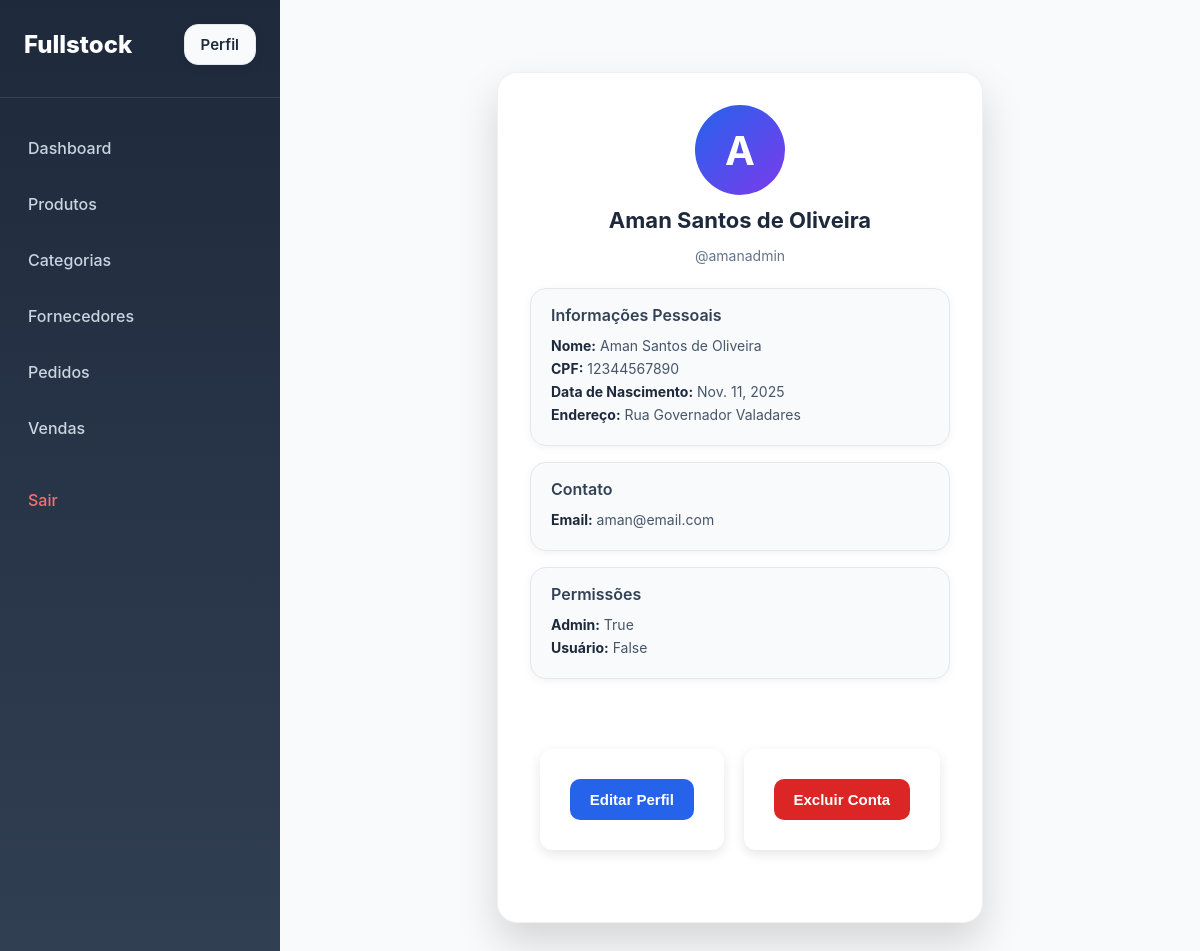
Screenshot of /profile/ (signed in) with the database file from the repository.
### stock/models.py (models this page shows, shortened)
class AdaptedUser(AbstractUser):
    name = models.CharField(max_length=100, null=False)
    cpf = models.CharField(max_length=11, unique=True, null=False)
    address = models.CharField(max_length=50, null=False)
    birthDate = models.DateField(null=True)
    email = models.EmailField(max_length=254, null=False)
    @property
    def is_admin(self):
        return self.is_staff or self.is_superuser or self.groups.filter(name="ADMIN").exists()
    @property
    def is_user(self):
        return self.groups.filter(name="USER").exists()

### stock/views.py (the view)
# urls.py: path("profile/", views.UserProfileView.as_view(), name="userProfile"),
@method_decorator(login_required, name='dispatch')
class UserProfileView(TemplateView):
    template_name = "stock/user-profile.html"

### stock/templates/stock/user-profile.html (shortened to what this page needs)
{% extends 'base.html' %}
{% block main %}
<div class="profile-wrapper">
    <div class="profile-card">
        <div class="profile-header">
            <div class="avatar">
                {{ user.name|slice:":1" }}
            </div>
            <h2>{{ user.name }}</h2>
            <p class="username">@{{ user.username }}</p>
        </div>
        <div class="profile-info">
            <div class="info-card">
                <h3>Informações Pessoais</h3>
                <ul>
                    <li><strong>Nome:</strong> {{ user.name }}</li>
                    <li><strong>CPF:</strong> {{ user.cpf }}</li>
                    <li><strong>Data de Nascimento:</strong> {{ user.birthDate }}</li>
                    <li><strong>Endereço:</strong> {{ user.address }}</li>
                </ul>
            </div>
            <div class="info-card">
                <h3>Contato</h3>
                <ul>
                    <li><strong>Email:</strong> {{ user.email }}</li>
                </ul>
            </div>
            <div class="info-card">
                <h3>Permissões</h3>
                <ul>
                    <li><strong>Admin:</strong> {{ user.is_admin }}</li>
                    <li><strong>Usuário:</strong> {{ user.is_user }}</li>
                </ul>
            </div>
        </div>
        <div class="profile-actions">
            <form action="{% url 'userUpdate' user.id %}" method="post">
                <button type="submit" class="btn-edit">Editar Perfil</button>
            </form>
            <form action="{% url 'userDelete' user.id %}" method="post">
                <button type="submit" class="btn-delete">Excluir Conta</button>
            </form>
    </div>
</div>
{% endblock %}

### static/css/main.css (style rules this page uses)
html, body { margin: 0; padding: 0; width: 100%; height: 100%; font-family: -apple-system, BlinkMacSystemFont, "Segoe UI", Roboto, Oxygen, Ubuntu, Cantarell, sans-serif; background: #f1f5f9; }
.btn-edit, .btn-delete { padding: 8px 14px; border-radius: 8px; font-size: 14px; color: white; }
.btn-edit { background: #2563eb; }
.btn-delete { background: #ef4444; }
form { max-width: 600px; margin: 40px auto; padding: 30px; background-color: #ffffff; border-radius: 12px; box-shadow: 0 4px 12px rgba(0, 0, 0, 0.1); font-family: 'Segoe UI', Tahoma, Geneva, Verdana, sans-serif; }
.btn-delete, .btn-cancel { padding: 0.7rem 1.5rem; border: none; border-radius: 8px; font-weight: 600; cursor: pointer; text-decoration: none; transition: all 0.2s ease; }
.btn-delete { background: #e53935; color: #fff; }

### static/css/products.css (style rules this page uses)
.btn-edit, .btn-delete { padding: 8px 14px; border-radius: 8px; font-size: 14px; color: white; }
.btn-edit { background: #2563eb; }
.btn-delete { background: #ef4444; }

### static/css/table-list.css (style rules this page uses)
.btn-edit, .btn-delete { padding: 0.4rem 0.8rem; border-radius: 4px; text-decoration: none; font-weight: 500; font-size: 0.9rem; transition: all 0.3s ease; }
.btn-edit { background-color: #ffc107; color: #333; }
.btn-delete { background-color: #dc3545; color: #fff; }

### static/css/user.css (style rules this page uses)
.profile-wrapper, .user-profile-container, .profile-container { display: flex; justify-content: center; align-items: center; padding: 40px 16px; width: 100%; max-width: 100%; position: relative; top: 0; left: 0; transform: none; box-sizing: border-box; }
.profile-card { background: #fff; padding: 32px; border-radius: 20px; box-shadow: 0 20px 40px rgba(0,0,0,0.15); border: 1px solid rgba(0,0,0,0.06); width: 420px; max-width: 100%; margin: auto; }
.profile-header { text-align: center; margin-bottom: 24px; }
.avatar { width: 90px; height: 90px; background: linear-gradient(135deg, #2563eb, #7c3aed); color: white; display: flex; align-items: center; justify-content: center; border-radius: 50%; font-size: 40px; font-weight: 700; margin: 0 auto 12px; }
.profile-header h2 { margin: 0; font-size: 22px; font-weight: 700; color: #1e293b; }
.username { color: #64748b; font-size: 14px; }
.profile-info { display: flex; flex-direction: column; gap: 16px; }
.info-card { background: #f8fafc; padding: 16px 20px; border-radius: 16px; border: 1px solid #e2e8f0; box-shadow: 0 2px 10px rgba(0,0,0,0.05); }
.info-card h3 { margin: 0 0 12px; font-size: 16px; font-weight: 600; color: #334155; }
.info-card ul { margin: 0; padding: 0; list-style: none; }
.info-card li { margin-bottom: 6px; font-size: 14px; color: #475569; }
.info-card li strong { color: #1e293b; }
.profile-actions { margin-top: 30px; display: flex; justify-content: space-between; width: 100%; }
.profile-actions a, .profile-actions button { padding: 12px 20px; border-radius: 10px; font-size: 15px; font-weight: 600; text-decoration: none; cursor: pointer; border: none; transition: 0.2s ease-in-out; width: auto !important; white-space: nowrap; display: inline-block; white-space: nowrap; }
.btn-edit { background: #2563eb; color: white; }
.btn-delete { background: #dc2626; color: white; }

### rows the page displays
AdaptedUser: name "A", name "Aman Santos de Oliveira", username "amanadmin", cpf "12344567890", birthDate "Nov. 11, 2025", address "Rua Governador Valadares", email "aman@email.com", is_admin "True", is_user "False"
